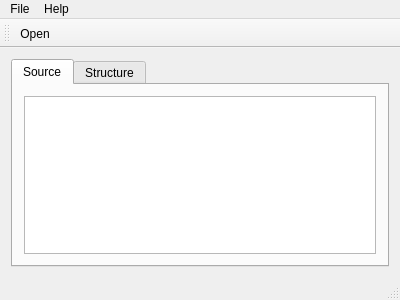
<?xml version="1.0" encoding="UTF-8"?>
<ui version="4.0">
 <class>MainWindow</class>
 <widget class="QMainWindow" name="MainWindow">
  <property name="geometry">
   <rect>
    <x>0</x>
    <y>0</y>
    <width>400</width>
    <height>300</height>
   </rect>
  </property>
  <property name="windowTitle">
   <string>MainWindow</string>
  </property>
  <widget class="QWidget" name="centralWidget">
   <property name="sizePolicy">
    <sizepolicy hsizetype="Preferred" vsizetype="Preferred">
     <horstretch>0</horstretch>
     <verstretch>0</verstretch>
    </sizepolicy>
   </property>
   <layout class="QGridLayout" name="gridLayout_2">
    <item row="0" column="0">
     <layout class="QGridLayout" name="gridLayout">
      <item row="0" column="0">
       <widget class="QTabWidget" name="tabWidget">
        <property name="currentIndex">
         <number>0</number>
        </property>
        <widget class="QWidget" name="sourceTab">
         <attribute name="title">
          <string>Source</string>
         </attribute>
         <layout class="QGridLayout" name="gridLayout_4">
          <item row="0" column="0">
           <layout class="QGridLayout" name="sourceGridLayout">
            <item row="0" column="0">
             <widget class="QTextEdit" name="textEdit">
              <property name="readOnly">
               <bool>true</bool>
              </property>
             </widget>
            </item>
           </layout>
          </item>
         </layout>
        </widget>
        <widget class="QWidget" name="treeTab">
         <attribute name="title">
          <string>Structure</string>
         </attribute>
         <layout class="QGridLayout" name="gridLayout_6">
          <item row="0" column="0">
           <layout class="QGridLayout" name="treeGridLayout"/>
          </item>
         </layout>
        </widget>
       </widget>
      </item>
     </layout>
    </item>
   </layout>
  </widget>
  <widget class="QMenuBar" name="menuBar">
   <property name="geometry">
    <rect>
     <x>0</x>
     <y>0</y>
     <width>400</width>
     <height>22</height>
    </rect>
   </property>
   <widget class="QMenu" name="menuFile">
    <property name="title">
     <string>File</string>
    </property>
    <addaction name="actionOpen"/>
    <addaction name="actionExit"/>
   </widget>
   <widget class="QMenu" name="menuHelp">
    <property name="title">
     <string>Help</string>
    </property>
    <addaction name="actionSpecification"/>
    <addaction name="actionValidate"/>
    <addaction name="separator"/>
    <addaction name="actionAbout"/>
   </widget>
   <addaction name="menuFile"/>
   <addaction name="menuHelp"/>
  </widget>
  <widget class="QToolBar" name="mainToolBar">
   <attribute name="toolBarArea">
    <enum>TopToolBarArea</enum>
   </attribute>
   <attribute name="toolBarBreak">
    <bool>false</bool>
   </attribute>
   <addaction name="actionOpen"/>
  </widget>
  <widget class="QStatusBar" name="statusBar"/>
  <action name="actionOpen">
   <property name="icon">
    <iconset resource="../QtglTFTest.qrc">
     <normaloff>:/images/open.png</normaloff>:/images/open.png</iconset>
   </property>
   <property name="text">
    <string>&amp;Open</string>
   </property>
   <property name="toolTip">
    <string>Open a glTF file</string>
   </property>
   <property name="shortcut">
    <string>Ctrl+F</string>
   </property>
   <property name="iconVisibleInMenu">
    <bool>true</bool>
   </property>
  </action>
  <action name="actionSpecification">
   <property name="text">
    <string>Specification</string>
   </property>
  </action>
  <action name="actionAbout">
   <property name="text">
    <string>About</string>
   </property>
  </action>
  <action name="actionExit">
   <property name="text">
    <string>Exit</string>
   </property>
  </action>
  <action name="actionValidate">
   <property name="text">
    <string>Validate</string>
   </property>
   <property name="toolTip">
    <string>Validate glTF file</string>
   </property>
  </action>
 </widget>
 <layoutdefault spacing="6" margin="11"/>
 <resources>
  <include location="../QtglTFTest.qrc"/>
 </resources>
 <connections/>
</ui>
